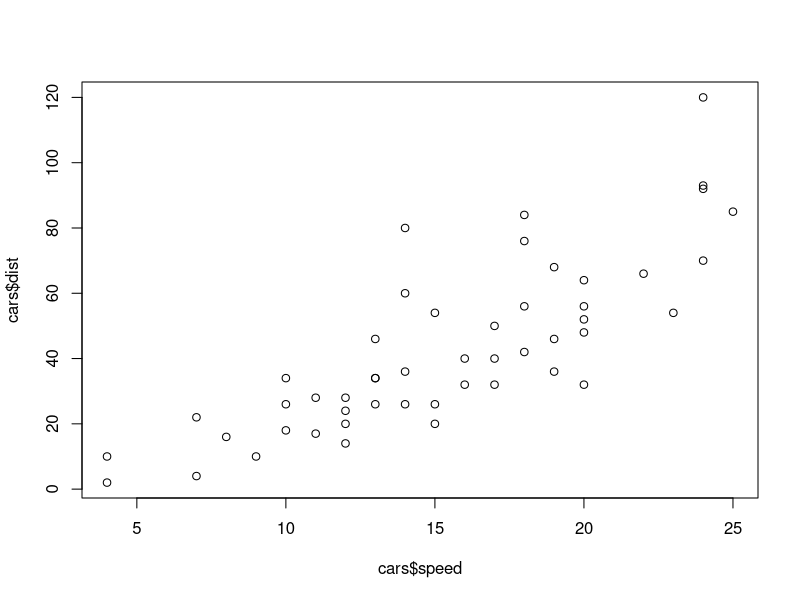
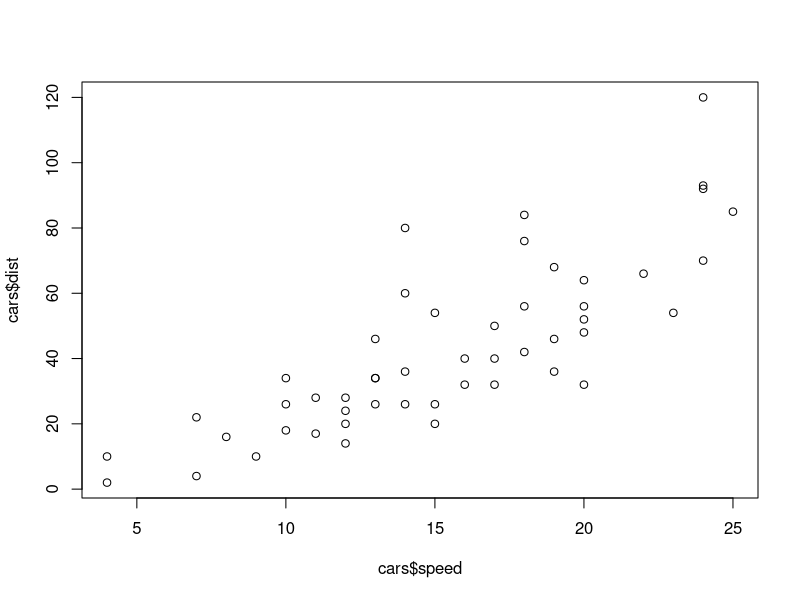
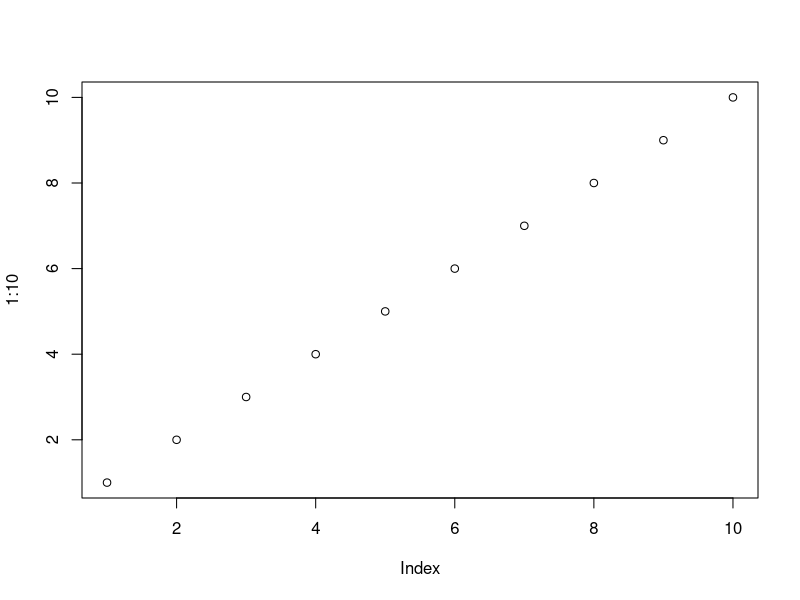

These figures' R source, in order:
## ---- chunk 1
# knitr::opts_chunk$set(echo = FALSE)
## ---- chunk 2
data("cars")
plot(cars$speed, cars$dist)
## ---- chunk 3
data("cars")
plot(cars$speed, cars$dist)
## ---- chunk 4
a <- as.factor(1:10)
levels(a)
a * 10


# R typically coerces characters to factors
b <- letters[1:10]
str(b)
DF <- cbind.data.frame(b, d = 1:10)
str(DF)

options(stringsAsFactors = FALSE)
DF <- cbind.data.frame(b, 1:10)
str(DF)

DF$b <- as.factor(DF$b)
str(DF)

options(stringsAsFactors = TRUE)
DF <- cbind.data.frame(b, 1:10)
str(DF)


## ---- chunk 5
cbind(b, 1:10)  # all one data type
list(1:10, letters, plot(1:10))  # lists hold multiple data types
## ---- chunk 6
library(raster)
library(Hmisc)

mask

detach("package:raster", unload=TRUE)
detach("package:Hmisc", unload=TRUE)
library(Hmisc)
library(raster)

mask

## ---- chunk 7
a <- 1:10

b <- function(x) {
  a <- x * 100
  return(a)  
}
a
## ---- chunk 8
b(a)
## ---- chunk 9
a
